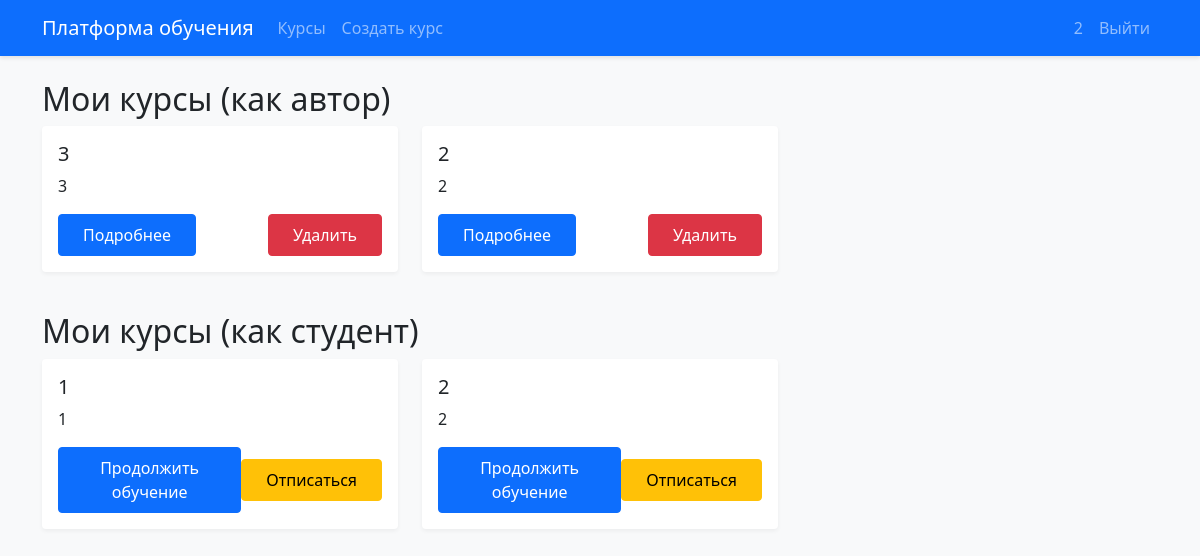
Screenshot of / (signed in) with the database file from the repository.
### courses/models.py (models this page shows, shortened)
class Course(models.Model):
    title = models.CharField(max_length=200, verbose_name="Название курса")
    description = models.TextField(verbose_name="Описание курса")
    creator = models.ForeignKey(User, on_delete=models.CASCADE, related_name='created_courses', verbose_name="Создатель курса")
    created_at = models.DateTimeField(auto_now_add=True)
    updated_at = models.DateTimeField(auto_now=True)
    class Meta:
        verbose_name = "Курс"
        verbose_name_plural = "Курсы"
        ordering = ['-created_at']

### courses/views.py (the view)
# urls.py: path('', views.course_list, name='course_list'),
@login_required
def course_list(request):
    created_courses = Course.objects.filter(creator=request.user)
    enrolled_courses = Course.objects.filter(enrolled_students__student=request.user)
    available_courses = Course.objects.exclude(
        creator=request.user  # исключаем курсы, где пользователь является автором
    ).exclude(
        enrolled_students__student=request.user  # исключаем курсы, на которые уже записан
    )
    return render(request, 'courses/course_list.html', {
        'created_courses': created_courses,
        'enrolled_courses': enrolled_courses,
        'available_courses': available_courses
    })

### templates/courses/course_list.html (shortened to what this page needs)
{% extends 'base.html' %}
{% block content %}
<div class="row">
    {% if created_courses %}
    <div class="col-md-12 mb-4">
        <h2>Мои курсы (как автор)</h2>
        <div class="row">
            {% for course in created_courses %}
            <div class="col-md-4 mb-3">
                <div class="card">
                    <div class="card-body">
                        <h5 class="card-title">{{ course.title }}</h5>
                        <p class="card-text">{{ course.description|truncatewords:20 }}</p>
                        <div class="d-flex justify-content-between align-items-center">
                            <a href="{% url 'course_detail' course.pk %}" class="btn btn-primary">Подробнее</a>
                            <form method="post" action="{% url 'course_delete' course.pk %}"
                                  onsubmit="return confirm('Вы уверены, что хотите удалить этот курс? Это действие нельзя отменить.');">
                                <button type="submit" class="btn btn-danger">Удалить</button>
                            </form>
                        </div>
                    </div>
                </div>
            </div>
            {% endfor %}
        </div>
    </div>
    {% endif %}
    {% if enrolled_courses %}
    <div class="col-md-12 mb-4">
        <h2>Мои курсы (как студент)</h2>
        <div class="row">
            {% for course in enrolled_courses %}
            <div class="col-md-4 mb-3">
                <div class="card">
                    <div class="card-body">
                        <h5 class="card-title">{{ course.title }}</h5>
                        <p class="card-text">{{ course.description|truncatewords:20 }}</p>
                        <div class="d-flex justify-content-between align-items-center">
                            <a href="{% url 'course_detail' course.pk %}" class="btn btn-primary">Продолжить обучение</a>
                            <form method="post" action="{% url 'course_unenroll' course.pk %}"
                                  onsubmit="return confirm('Вы уверены, что хотите отписаться от этого курса?');">
                                <button type="submit" class="btn btn-warning">Отписаться</button>
                            </form>
                        </div>
                    </div>
                </div>
            </div>
            {% endfor %}
        </div>
    </div>
    {% endif %}
</div>
{% endblock %}

### templates/base.html (shortened to what this page needs)
<!DOCTYPE html>
<html lang="ru">
<head>
    <link href="https://cdn.jsdelivr.net/npm/bootstrap@5.1.3/dist/css/bootstrap.min.css" rel="stylesheet">
    <link rel="stylesheet" href="/static/css/style.css">
</head>
<body>
    <nav class="navbar navbar-expand-lg navbar-dark bg-primary mb-4">
        <div class="container">
            <a class="navbar-brand" href="{% url 'course_list' %}">Платформа обучения</a>
            <div class="collapse navbar-collapse" id="navbarNav">
                <ul class="navbar-nav">
                    <li class="nav-item">
                        <a class="nav-link" href="{% url 'course_list' %}">Курсы</a>
                    </li>
                    {% if user.is_authenticated %}
                        <li class="nav-item">
                            <a class="nav-link" href="{% url 'course_create' %}">Создать курс</a>
                        </li>
                    {% endif %}
                </ul>
                <ul class="navbar-nav ms-auto">
                    {% if user.is_authenticated %}
                        <li class="nav-item">
                            <span class="nav-link">{{ user.username }}</span>
                        </li>
                        <li class="nav-item">
                            <a class="nav-link" href="{% url 'logout' %}">Выйти</a>
                        </li>
                    {% else %}
                        <li class="nav-item">
                            <a class="nav-link" href="{% url 'login' %}">Войти</a>
                        </li>
                    {% endif %}
                </ul>
            </div>
        </div>
    </nav>
    <div class="container">
        {% block content %}
        {% endblock %}
    </div>
</body>
</html>

### static/css/style.css (style rules this page uses)
body { background-color: #f8f9fa; }
.navbar { box-shadow: 0 2px 4px rgba(0,0,0,.1); }
.card { border: none; box-shadow: 0 2px 4px rgba(0,0,0,.05); transition: transform 0.2s; }
.btn-primary { padding: 0.5rem 1.5rem; }
.btn-danger { padding: 0.5rem 1.5rem; background-color: #dc3545; border-color: #dc3545; }
.btn-warning { padding: 0.5rem 1.5rem; background-color: #ffc107; border-color: #ffc107; color: #000; }

### rows the page displays
Course: title "3", description "3"
Course: title "2", description "2"
Course: title "1", description "1"

### other values shown
{{ user.username }} "2"
